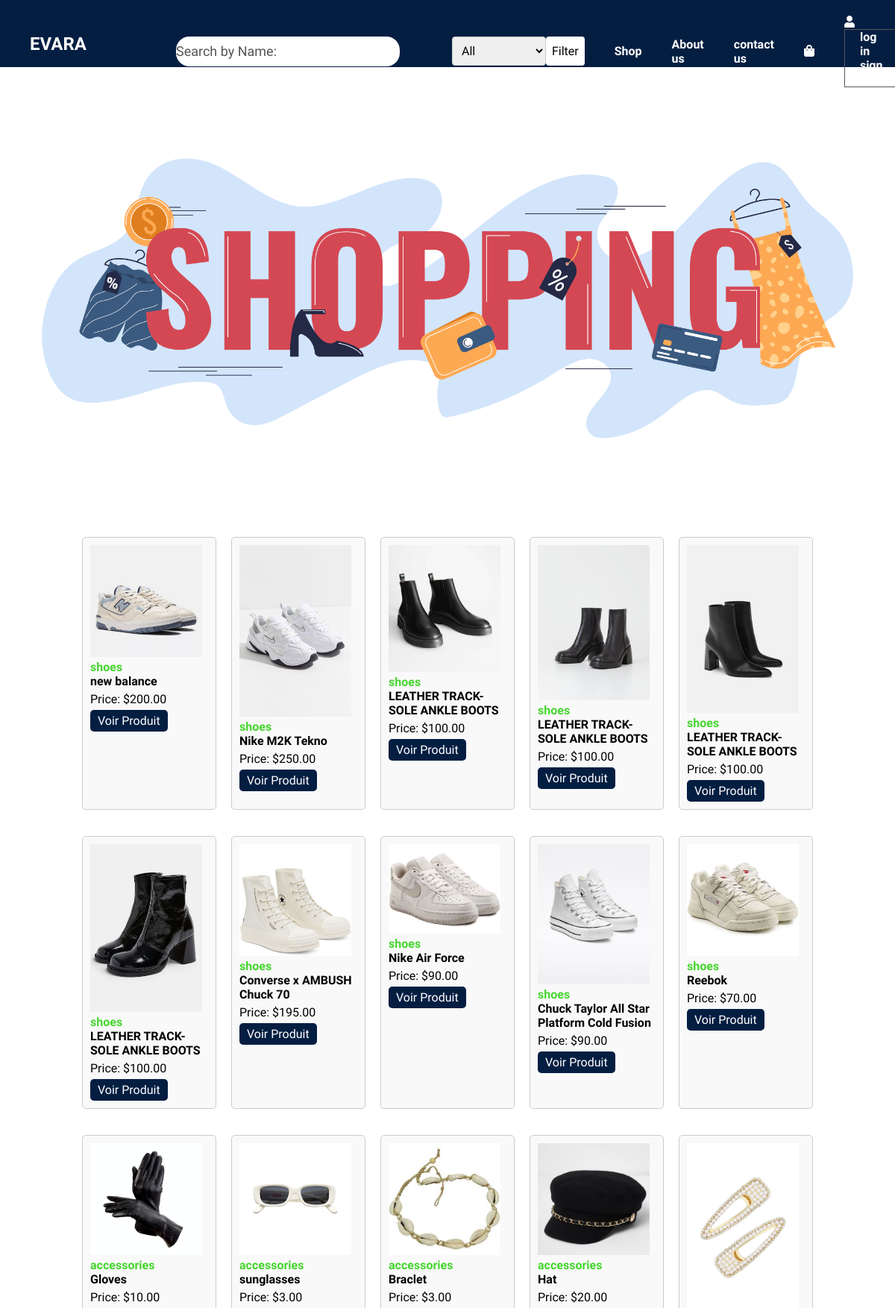
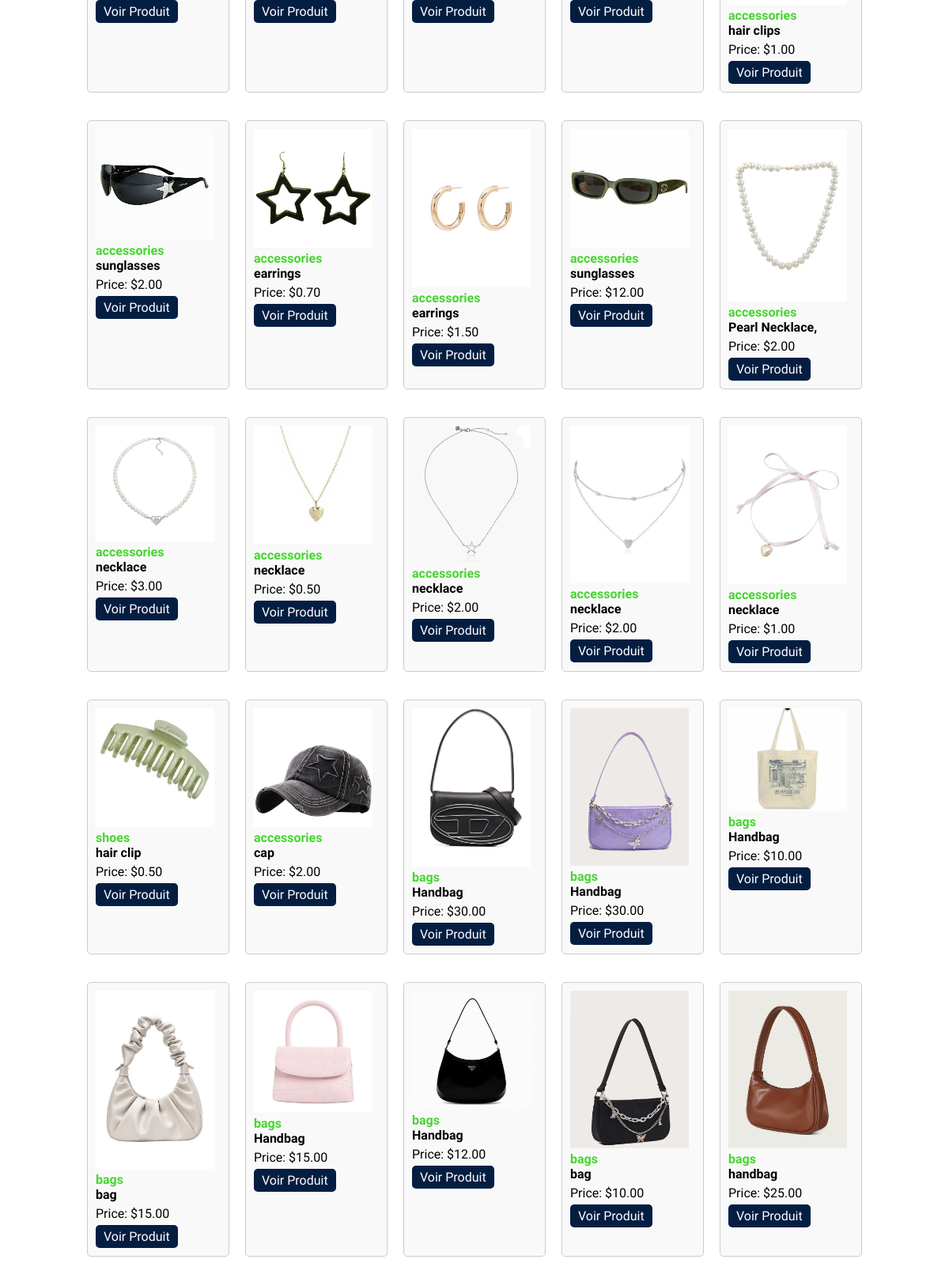
The page /shop.php (upper part) on the database its author committed (2 pictures, top to bottom).
### tables this page shows
CREATE TABLE `products` (
  `id` int(11) NOT NULL,
  `name` varchar(255) NOT NULL,
  `description` text DEFAULT NULL,
  `price` decimal(10,2) NOT NULL,
  `image_path` varchar(255) NOT NULL,
  `category` varchar(50) NOT NULL,
  `stock` int(11) NOT NULL
);

### shop.php (the view, shortened to what this page needs)
<?php
$servername = "127.0.0.1";
$username = "root";
$password = "";
$dbname = "ecommerce";
$conn = new mysqli($servername, $username, $password, $dbname);
$category = @$_GET["category"];
if ($category) {
  $query = "SELECT * FROM `products` WHERE category = ?";
  $stmt = $conn->prepare($query);
  $stmt->bind_param("s", $category);
} else {
  $query = "SELECT * FROM `products`";
  $stmt = $conn->prepare($query);
}
$stmt->execute();
$result = $stmt->get_result();
$products = [];
while ($row = $result->fetch_assoc()) {
  $products[] = $row;
}
$search_name = isset($_GET['search_name']) ? $_GET['search_name'] : '';
?>
<!DOCTYPE html>
<html lang="en">
<head>
  <link rel="stylesheet" href="shop.css">
</head>
<body>
  <section id="header">
    <div class="head">
      <ul class="navbar">
        <h2 id="logo"><a href="index.php">EVARA</a></h2>
        <li>
          <form action="" method="GET" class="form">
            <input type="text" name="search_name" class="search" placeholder="Search by Name:" value="<?php echo $search_name; ?>">
          </form>
        <li id='catego'>
          <div class="abc">
            <select name="category" id="category">
              <option value="all">All</option>
            </select>
            <button type="submit">Filter</button>
          </div>
        </li>
      </li>
<li><a href="shop.php">Shop</a></li>
        <li><a href="about.html">About us</a></li>
        <li><a href="contact.html">contact us</a></li>
        <li><a href="cart.html"><i class="fas fa-shopping-bag" style="color: white;"></i></a></li>
        <li><a href="profile.html"><i class="fas fa-user" style="color: #ffffff;"></i></a>
          <ul class="dropdown">
            <li><a href="login.php">log in</a></li>
            <li><a href="UserRegister.php">sign up</a></li>
          </ul>
        </li>
      </ul>
    </div>
  </section>
  <div id="hero">
    <img src="hero2.jpg" alt="">
  </div>
  <div class="container">
    <?php
    foreach ($products as $products) {
      echo '<div class="product">';
      echo '<td><img width="150" src="' . $products["image_path"] . '"/></td>';
      echo '<h3 class="cat">' . $products['category'] . '</h3>';
      echo '<h3>' . $products['name'] . '</h3>';
      echo '<p>Price: $' . $products['price'] . '</p>';
      echo '<a href="produit.php?id=' . $products['id'] . '">Voir Produit</a>';
      echo '</div>';
    }
    ?>
  </div>
</body>
</html>

### shop.css (style rules this page uses)
* { margin: 0; padding: 0; box-sizing: border-box; font-family: "Spartan", sans-serif; }
#logo a { text-decoration: none; color: #ffff; font-family: "Handlee",sans-serif; margin-left: -40px; margin-right: 100px; }
#header { display: flex ; align-items: center; justify-content: space-between; padding: 20px 80px; background-color: #041e42; height: 90px; left: 0; flex-wrap: wrap; width: 100%; }
.navbar { display: flex; align-items:center ; justify-content: center; justify-content: space-around; }
.navbar li { list-style: none; padding: 0 20px; }
.navbar li a { text-decoration: none; font-size: 16px; font-weight: 600; color: white; }
.form input { display: flex; width: 300px; flex: 1; border-radius: 18px; height: 40px; width: 300px; margin-right: 30px; border: 0; outline: 0; font-size: 18px; }
::placeholder { color:#555; }
.dropdown { border: 1px solid #555; }
#category { padding: 8px; font-size: 16px; border: 1px solid #ccc; border-radius: 4px; }
.abc { display: flex; justify-content: space-between; }
button { padding: 8px; font-size: 16px; background-color: #fff; color: black; border: none; border-radius: 4px; cursor: pointer; }
#hero { display: flex; justify-content: center; align-items: center; height: 500px; margin-top: 60px; }
#hero img { max-width: 100%; max-height: 100%; }
.container { display: flex; justify-content:center; flex-wrap:wrap; grid-gap:20px; padding: 20px; background-color: #fff; border-radius: 10px; box-shadow: 0 2px 4px rgba(0, 0, 0, 0.1); margin-top: 50px; }
h2 { text-align: center; margin-bottom: 20px; }
.product { background-color:#F9F9F9; width: 180px; padding: 10px; border: 1px solid #ccc; border-radius: 5px; margin-bottom: 15px; }
.product h3 { font-size:16px; font-weight:700; margin: 0; }
.product p { margin: 5px 0; }
.product a { display: inline-block; padding: 5px 10px; background-color: #041e42; color: #fff; text-decoration: none; border-radius: 5px; }
.cat { color: #45D62E; }

### rows shown on the page
products: image_path (picture), category "shoes", name "new balance", price "200.00"
products: image_path (picture), category "shoes", name "Nike M2K Tekno", price "250.00"
products: image_path (picture), category "shoes", name "LEATHER TRACK-SOLE ANKLE BOOTS", price "100.00"
products: image_path (picture), category "shoes", name "LEATHER TRACK-SOLE ANKLE BOOTS", price "100.00"
products: image_path (picture), category "shoes", name "LEATHER TRACK-SOLE ANKLE BOOTS", price "100.00"
products: image_path (picture), category "shoes", name "LEATHER TRACK-SOLE ANKLE BOOTS", price "100.00"
products: image_path (picture), category "shoes", name "Converse x AMBUSH Chuck 70", price "195.00"
products: image_path (picture), category "shoes", name "Nike Air Force", price "90.00"
products: image_path (picture), category "shoes", name "Chuck Taylor All Star Platform Cold Fusion", price "90.00"
products: image_path (picture), category "shoes", name "Reebok", price "70.00"
products: image_path (picture), category "accessories", name "Gloves", price "10.00"
products: image_path (picture), category "accessories", name "sunglasses", price "3.00"
products: image_path (picture), category "accessories", name "Braclet", price "3.00"
products: image_path (picture), category "accessories", name "Hat", price "20.00"
products: image_path (picture), category "accessories", name "hair clips", price "1.00"
products: image_path (picture), category "accessories", name "sunglasses", price "2.00"
products: image_path (picture), category "accessories", name "earrings", price "0.70"
products: image_path (picture), category "accessories", name "earrings", price "1.50"
products: image_path (picture), category "accessories", name "sunglasses", price "12.00"
products: image_path (picture), category "accessories", name "Pearl Necklace,", price "2.00"
products: image_path (picture), category "accessories", name "necklace", price "3.00"
products: image_path (picture), category "accessories", name "necklace", price "0.50"
products: image_path (picture), category "accessories", name "necklace", price "2.00"
products: image_path (picture), category "accessories", name "necklace", price "2.00"
products: image_path (picture), category "accessories", name "necklace", price "1.00"
products: image_path (picture), category "shoes", name "hair clip", price "0.50"
products: image_path (picture), category "accessories", name "cap", price "2.00"
products: image_path (picture), category "bags", name "Handbag", price "30.00"
products: image_path (picture), category "bags", name "Handbag", price "30.00"
products: image_path (picture), category "bags", name "Handbag", price "10.00"
products: image_path (picture), category "bags", name "bag", price "15.00"
products: image_path (picture), category "bags", name "Handbag", price "15.00"
products: image_path (picture), category "bags", name "Handbag", price "12.00"
products: image_path (picture), category "bags", name "bag", price "10.00"
products: image_path (picture), category "bags", name "handbag", price "25.00"
